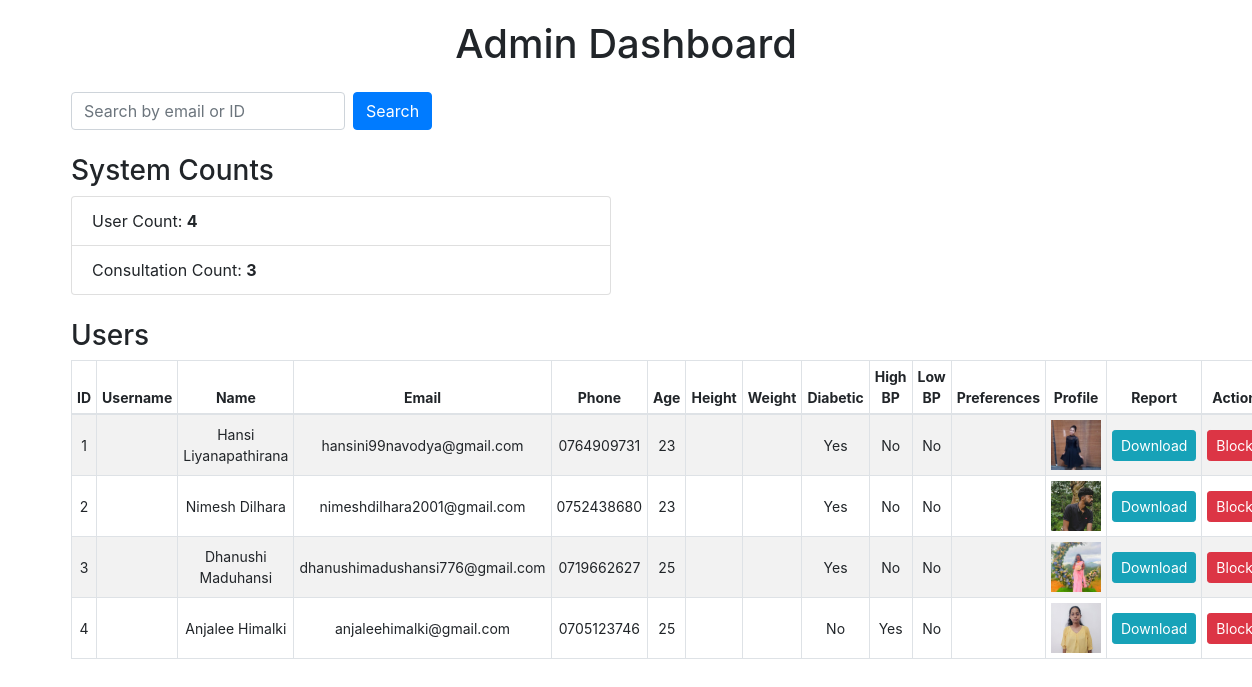
The page /adashboard.php on the database its author committed.
### tables this page shows
CREATE TABLE `user` (
  `user_id` int(11) NOT NULL,
  `username` varchar(50) DEFAULT NULL,
  `fname` varchar(50) DEFAULT NULL,
  `lname` varchar(50) DEFAULT NULL,
  `gender` varchar(10) DEFAULT NULL,
  `age` int(11) DEFAULT NULL,
  `email` varchar(100) DEFAULT NULL,
  `phonenumber` varchar(20) DEFAULT NULL,
  `height` decimal(5,2) DEFAULT NULL,
  `weight` decimal(5,2) DEFAULT NULL,
  `diabetic` tinyint(1) DEFAULT NULL,
  `high_blood_pressure` tinyint(1) DEFAULT NULL,
  `low_blood_pressure` tinyint(1) DEFAULT NULL,
  `meal_plan_type` int(11) DEFAULT NULL,
  `diet_preferences` varchar(100) DEFAULT NULL,
  `profile_picture` varchar(255) DEFAULT NULL,
  `medical_report` blob DEFAULT NULL,
  `password` varchar(255) DEFAULT NULL
);

### adashboard.php (the view, shortened to what this page needs)
<?php
$servername = "localhost";
$username = "root";
$password = "";
$dbname = "SAVVY";
$conn = new mysqli($servername, $username, $password, $dbname);
function getUserCount($conn) {
    $sql = "SELECT COUNT(*) AS count FROM User";
    $result = $conn->query($sql);
    $row = $result->fetch_assoc();
    return $row['count'];
}
function getConsultationCount($conn) {
    $sql = "SELECT COUNT(*) AS count FROM consultation";
    $result = $conn->query($sql);
    $row = $result->fetch_assoc();
    return $row['count'];
}
$searchQuery = "";
function fetchUsers($conn, $searchQuery) {
    $sql = "SELECT * FROM User WHERE email LIKE '%$searchQuery%' OR user_id LIKE '%$searchQuery%'";
    return $conn->query($sql);
}
?>
<!DOCTYPE html>
<html lang="en">
<head>
    <link href="https://maxcdn.bootstrapcdn.com/bootstrap/4.5.2/css/bootstrap.min.css" rel="stylesheet">
</head>
<body>
    <div class="container">
        <h1 class="text-center mb-4">Admin Dashboard</h1>
        <form method="post" class="form-inline mb-4">
            <input type="text" name="search" class="form-control mr-2" placeholder="Search by email or ID" value="<?php echo htmlspecialchars($searchQuery); ?>">
            <button type="submit" class="btn btn-primary">Search</button>
        </form>
        <div class="row mb-4">
            <div class="col-md-6">
                <h3>System Counts</h3>
                <ul class="list-group">
                    <li class="list-group-item">User Count: <strong><?php echo getUserCount($conn); ?></strong></li>
                    <li class="list-group-item">Consultation Count: <strong><?php echo getConsultationCount($conn); ?></strong></li>
                </ul>
            </div>
        </div>
        <h3>Users</h3>
        <table class="table table-striped table-bordered">
            <thead>
                <tr>
                    <th>ID</th>
                    <th>Username</th>
                    <th>Name</th>
                    <th>Email</th>
                    <th>Phone</th>
                    <th>Age</th>
                    <th>Height</th>
                    <th>Weight</th>
                    <th>Diabetic</th>
                    <th>High BP</th>
                    <th>Low BP</th>
                    <th>Preferences</th>
                    <th>Profile</th>
                    <th>Report</th>
                    <th>Action</th>
                </tr>
            </thead>
            <tbody>
                <?php
                $users = fetchUsers($conn, $searchQuery);
                if ($users->num_rows > 0) {
                    while($row = $users->fetch_assoc()) {
                        echo "<tr>";
                        echo "<td>{$row['user_id']}</td>";
                        echo "<td>{$row['username']}</td>";
                        echo "<td>{$row['fname']} {$row['lname']}</td>";
                        echo "<td>{$row['email']}</td>";
                        echo "<td>{$row['phonenumber']}</td>";
                        echo "<td>{$row['age']}</td>";
                        echo "<td>{$row['height']}</td>";
                        echo "<td>{$row['weight']}</td>";
                        echo "<td>" . ($row['diabetic'] ? 'Yes' : 'No') . "</td>";
                        echo "<td>" . ($row['high_blood_pressure'] ? 'Yes' : 'No') . "</td>";
                        echo "<td>" . ($row['low_blood_pressure'] ? 'Yes' : 'No') . "</td>";
                        echo "<td>{$row['diet_preferences']}</td>";
                        echo "<td><img src='{$row['profile_picture']}' alt='Profile Picture' class='profile-img'></td>";
                        echo "<td><a href='download_report.php?user_id={$row['user_id']}' class='btn btn-info btn-sm'>Download</a></td>";
                        echo "<td>
                                <form method='post' style='display:inline;'>
                                    <input type='hidden' name='user_id' value='{$row['user_id']}'>
                                    <button type='submit' name='block_user' class='btn btn-danger btn-sm'>Block</button>
                                </form>
                              </td>";
                        echo "</tr>";
                    }
                } else {
                    echo "<tr><td colspan='15' class='text-center'>No users found.</td></tr>";
                }
                ?>
            </tbody>
        </table>
    </div>
</body>
</html>

### adashboard.php (style rules this page uses)
body { padding-top: 20px; }
.profile-img { width: 50px; height: 50px; object-fit: cover; }
.table th, .table td { text-align: center; vertical-align: middle; padding: 5px; font-size: 14px; }

### rows shown on the page
user: user_id "1", fname "Hansi", lname "Liyanapathirana", email "hansini99navodya@gmail.com", phonenumber "0764909731", age "23", diabetic "Yes", high_blood_pressure "No", low_blood_pressure "No", profile_picture (picture)
user: user_id "2", fname "Nimesh", lname "Dilhara", email "nimeshdilhara2001@gmail.com", phonenumber "0752438680", age "23", diabetic "Yes", high_blood_pressure "No", low_blood_pressure "No", profile_picture (picture)
user: user_id "3", fname "Dhanushi", lname "Maduhansi", email "dhanushimadushansi776@gmail.com", phonenumber "0719662627", age "25", diabetic "Yes", high_blood_pressure "No", low_blood_pressure "No", profile_picture (picture)
user: user_id "4", fname "Anjalee", lname "Himalki", email "anjaleehimalki@gmail.com", phonenumber "0705123746", age "25", diabetic "No", high_blood_pressure "Yes", low_blood_pressure "No", profile_picture (picture)

### other values the page prints
getUserCount($conn) "4"
getConsultationCount($conn) "3"
